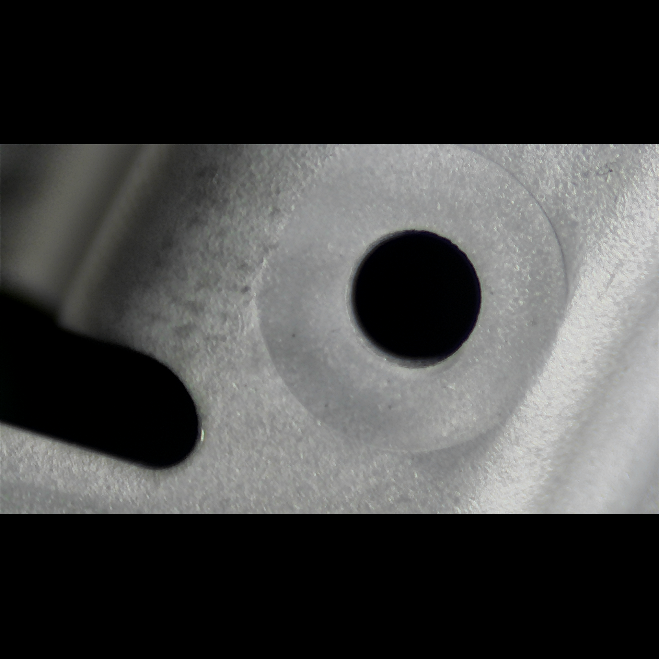
#> input picture master.png, 659 x 659 px, found by its file name
$ python compare.py   (older library calls are emulated)
#> lines starting #> are read from the running program, lines starting #| are printed output that depends on the picture; after the words box and inside, x2 and y2 are one past the last pixel; in counts of white or black regions, pixels touching at a corner belong together
import cv2
import numpy as np
import os
import json
import csv
import tkinter as tk
from tkinter import simpledialog, messagebox
import sys
import time
from datetime import datetime
from collections import deque

class VisionInspector:
    def __init__(self, master_path):
#> called with master_path = 'C:\\VisionMaster\\master.png'
        self.path = r'C:\VisionMaster'
        self.log_path = os.path.join(self.path, 'NG_Log')
        self.csv_path = os.path.join(self.path, 'inspect_log.csv')
        self.master_path = master_path
        self.config_file = os.path.join(self.path, 'config.json')

        for p in [self.path, self.log_path]:
            if not os.path.exists(p): os.makedirs(p)

        self.img_m = cv2.imread(master_path)
#> self.img_m is the input picture: shape (659, 659, 3); mean B, G, R 66, 66.7, 66.2
        if self.img_m is None: self.img_m = np.zeros((1080, 1920, 3), dtype=np.uint8)

        self.roi_list = []
        self.th_match = 90.0
        self.gain_val = 0
        self.cam_params = {
            "gain": 0.0,
            "exposure": -6.0,
            "brightness": 128.0,
            "contrast": 32.0,
            "saturation": 64.0,
            "wb_temperature": 4500.0,
            "auto_exposure": False,
            "auto_wb": True,
        }
        self.draw_mode = 0
        self.load_config()
#> (reads config.json from the repository)
        self.cam_index = self._select_camera_index()
        self.cap = self._init_camera(self.cam_index)
        self.apply_camera_params(save=False)
        self.cam_param_ui = None

        self.is_dragging = False
        self.start_point = (0, 0); self.curr_point = (0, 0)
        self.inspection_mode = False
        self.inspect_triggered = False
        self.last_result = None
        self.last_result_time = 0.0
        self.result_hold_sec = 2.0
        self.display_scale = (1.0, 1.0)
        self.roi_offsets = {}
        self.track_margin = 30
        self.track_min_score = 0.45
        self.last_ng_time = 0
        self.frame_buffer = deque(maxlen=5)

        self.CLR = {'bg': (30, 30, 30), 'btn_default': (70, 70, 70), 'btn_active': (0, 150, 0),
                'btn_reset': (60, 60, 180), 'ok': (0, 220, 0), 'ng': (0, 0, 255),
                'guide': (255, 255, 0), 'master': (200, 100, 0), 'thresh': (100, 100, 200),
                'warn': (0, 200, 200)}

    def _select_camera_index(self):
        available = []
        for i in [0, 1, 2, 3]:
            cap = cv2.VideoCapture(i, cv2.CAP_DSHOW)
            if cap.isOpened():
                available.append(i)
                cap.release()
        if not available:
            return 0
        if len(available) == 1:
            return available[0]
        root = tk.Tk(); root.withdraw()
        msg = "사용할 카메라 번호를 선택하세요. 사용 가능: " + ", ".join(map(str, available))
        idx = simpledialog.askinteger("Camera Select", msg, initialvalue=available[0])
        root.destroy()
        return idx if idx in available else available[0]

    def _init_camera(self, index):
        cap = cv2.VideoCapture(index, cv2.CAP_DSHOW)
        if cap.isOpened():
            cap.set(cv2.CAP_PROP_FRAME_WIDTH, 1920); cap.set(cv2.CAP_PROP_FRAME_HEIGHT, 1080)
            return cap
        return None

    def _set_prop_checked(self, prop_id, value, retries=2):
#> called with prop_id = 21, value = 0.25, retries = 2
        if self.cap is None or not self.cap.isOpened():
            return False, None
        ok = False
        read_val = None
        for _ in range(retries):
            ok = bool(self.cap.set(prop_id, value))
            time.sleep(0.03)
            read_val = self.cap.get(prop_id)
            if ok:
                break
        return ok, read_val

    # [13 lines left out: function read_camera_params, not called in this run]

    def apply_camera_params(self, save=True):
        if self.cap is None or not self.cap.isOpened():
            return

        p = self.cam_params
        auto_exposure_val = 0.75 if p.get("auto_exposure", False) else 0.25
        auto_wb_val = 1 if p.get("auto_wb", False) else 0

        self._set_prop_checked(cv2.CAP_PROP_AUTO_EXPOSURE, auto_exposure_val)
        if not p.get("auto_exposure", False):
            self._set_prop_checked(cv2.CAP_PROP_EXPOSURE, float(p.get("exposure", -6.0)), retries=3)

        self._set_prop_checked(cv2.CAP_PROP_GAIN, float(p.get("gain", 0.0)), retries=3)
        self._set_prop_checked(cv2.CAP_PROP_BRIGHTNESS, float(p.get("brightness", 128.0)), retries=3)
        self._set_prop_checked(cv2.CAP_PROP_CONTRAST, float(p.get("contrast", 32.0)), retries=3)
        self._set_prop_checked(cv2.CAP_PROP_SATURATION, float(p.get("saturation", 64.0)), retries=3)

        self._set_prop_checked(cv2.CAP_PROP_AUTO_WB, auto_wb_val)
        if not p.get("auto_wb", False):
            self._set_prop_checked(cv2.CAP_PROP_WB_TEMPERATURE, float(p.get("wb_temperature", 4500.0)), retries=3)

        self.gain_val = float(p.get("gain", 0.0))
        if save:
            self.save_config()

    # [198 lines left out: functions reset_camera_params_to_default, open_camera_param_window, not called in this run]

    def _process_camera_param_window(self):
        if self.cam_param_ui is None:
            return
        root = self.cam_param_ui.get("root")
        if root is None:
            self.cam_param_ui = None
            return
        try:
            root.update_idletasks()
            root.update()
        except tk.TclError:
            self.cam_param_ui = None

    # [101 lines left out: functions get_match_score, save_ng_image, _append_result_csv, _clamp_roi, not called in this run]

    def _reset_tracking(self):
        self.roi_offsets = {i: (0, 0) for i in range(len(self.roi_list))}

    # [48 lines left out: function _track_roi, not called in this run]

    def run(self):
        win_name = "VISION MASTER PRO v4.5"
        cv2.namedWindow(win_name, cv2.WINDOW_NORMAL); cv2.setMouseCallback(win_name, self.on_mouse)

        while True:
            self._process_camera_param_window()
            ret, frame_raw = self.cap.read()
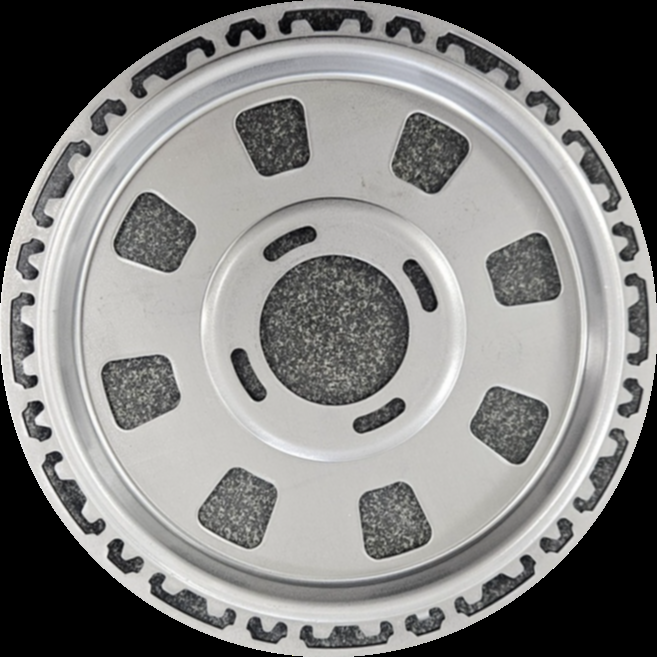
#> input picture test.png, 657 x 657 px, given in place of the camera
#> frame_raw is the input picture: shape (657, 657, 3); mean B, G, R 127, 128.4, 129
            if not ret: break
            self.frame_buffer.append(frame_raw)
            if len(self.frame_buffer) > 1:
                frame_raw = np.mean(np.stack(self.frame_buffer, axis=0), axis=0).astype(np.uint8)
            h_m, w_m = self.img_m.shape[:2]
#> h_m = 659; w_m = 659
            aspect = frame_raw.shape[1] / frame_raw.shape[0]
#> aspect = 1
            nw, nh = w_m, int(w_m / aspect)
#> nw = 659; nh = 659
            resized_cam = cv2.resize(frame_raw, (nw, nh))
            canvas_cam = np.zeros((h_m, w_m, 3), dtype=np.uint8)
            yo, xo = (h_m - nh) // 2, (w_m - nw) // 2
#> yo = 0; xo = 0
            canvas_cam[yo:yo+nh, xo:xo+nw] = resized_cam; self.last_canvas = canvas_cam.copy()

            main_view = np.hstack((self.img_m.copy(), canvas_cam))
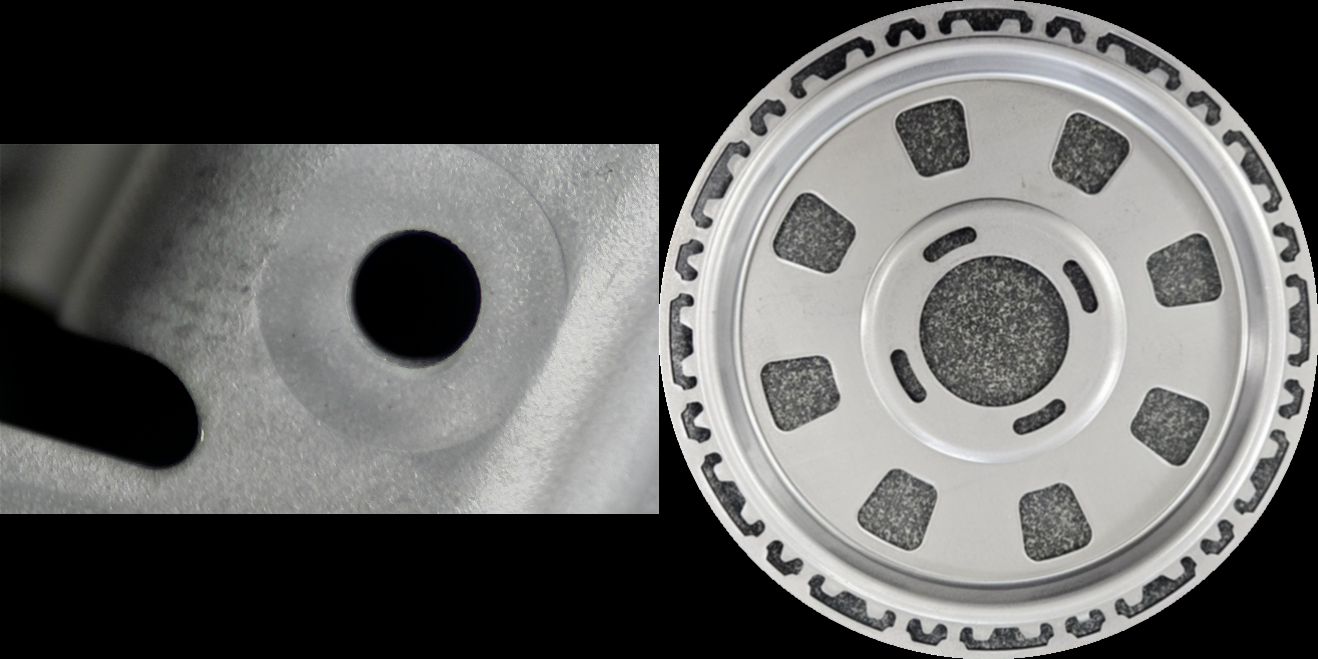
#> main_view: shape (659, 1318, 3); mean B, G, R 96.4, 97.5, 97.5
            status_bar = np.zeros((40, main_view.shape[1], 3), dtype=np.uint8)
            cv2.putText(status_bar, f"MATCH-TH: {self.th_match}% | LOG: {self.log_path}", (20, 27), 0, 0.4, (220, 220, 220), 1, cv2.LINE_AA)
            if self.last_result and (time.time() - self.last_result_time) <= self.result_hold_sec:
                r_text, r_color = self.last_result
                cv2.putText(status_bar, f"RESULT: {r_text}", (980, 27), 0, 0.5, r_color, 2, cv2.LINE_AA)
            main_view = np.vstack((status_bar, main_view))
#> main_view: shape (699, 1318, 3)

            # 1. 드래그 중일 때 참조라인 실시간 표시
            if self.is_dragging:
                sx, sy = self.start_point; cx, cy = self.curr_point
                if self.draw_mode == 0:
                    cv2.rectangle(main_view, (sx, sy+40), (cx, cy+40), self.CLR['guide'], 1)
                else:
                    r = int(np.sqrt((sx-cx)**2 + (sy-cy)**2))
                    cv2.circle(main_view, (sx, sy+40), r, self.CLR['guide'], 1)

            do_inspect = self.inspection_mode or self.inspect_triggered
            inspect_result_text = None
            has_ng = False
            for i, (rx, ry, rw, rh, rt) in enumerate(self.roi_list):
                oy = 40
                if rt == 0: cv2.rectangle(main_view, (rx, ry+oy), (rx+rw, ry+rh+oy), self.CLR['guide'], 1)
                else: cv2.circle(main_view, (rx+rw//2, ry+rh//2+oy), rw//2, self.CLR['guide'], 1)

                if do_inspect:
                    tx, ty = self._track_roi(i, canvas_cam, rx, ry, rw, rh)
                    m_roi = self.img_m[ry:ry+rh, rx:rx+rw]
                    t_roi = canvas_cam[ty:ty+rh, tx:tx+rw]
                    if m_roi.size == 0 or t_roi.size == 0 or m_roi.shape[:2] != t_roi.shape[:2]:
                        continue

                    s_match = self.get_match_score(m_roi, t_roi, rt)
                    is_ok = s_match >= self.th_match
                    if not is_ok: has_ng = True

                    ex, ey = tx + w_m, ty + oy
                    color = self.CLR['ok'] if is_ok else self.CLR['ng']
                    if rt == 0: cv2.rectangle(main_view, (ex, ey), (ex+rw, ey+rh), color, 2)
                    else: cv2.circle(main_view, (ex+rw//2, ey+rh//2), rw//2, color, 2)

                    cv2.putText(main_view, f"MATCH:{s_match:.0f}%", (ex, ey-10), 0, 0.35, color, 1)
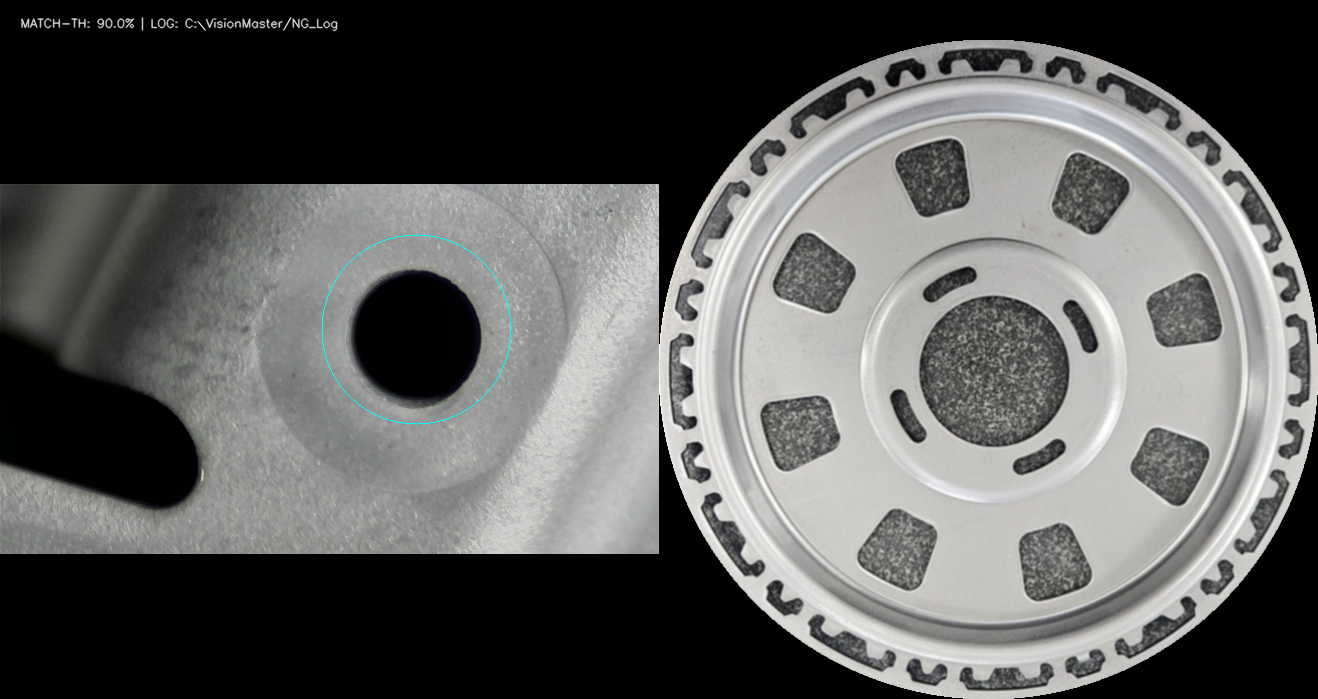
#> main_view: shape (699, 1318, 3); mean B, G, R 91.2, 92.2, 92.1

            if self.inspect_triggered and self.roi_list:
                result_text = "NG" if has_ng else "OK"
                result_color = self.CLR['ng'] if has_ng else self.CLR['ok']
                self.last_result = (result_text, result_color)
                self.last_result_time = time.time()
                inspect_result_text = result_text
            elif self.inspect_triggered and not self.roi_list:
                self.last_result = ("NO ROI", self.CLR['warn'])
                self.last_result_time = time.time()
                inspect_result_text = "NO ROI"

            if self.inspection_mode and has_ng: self.save_ng_image(canvas_cam)

            btn_bar = np.zeros((80, main_view.shape[1], 3), dtype=np.uint8)
            btn_bar[:] = self.CLR['bg']
            self._draw_button(btn_bar, 10, 80, "RESET", self.CLR['btn_reset'])
#> in _draw_button, `cv2.rectangle(bar, (x1, 10), (x2, 60), color, -1, cv2.LINE_AA)`:
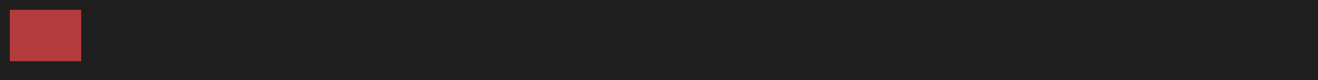
#> bar: shape (80, 1318, 3); mean of channels 0, 1, 2 31, 31, 35.2; drawn as B, G, R
#> in _draw_button, `(tw, th), _ = cv2.getTextSize(text, 0, 0.35, 1)`: tw = 34; th = 8
            self._draw_button(btn_bar, 90, 160, "RECT", (180, 90, 0), active=(self.draw_mode==0))
            self._draw_button(btn_bar, 170, 240, "CIRCLE", (0, 130, 180), active=(self.draw_mode==1))
            self._draw_button(btn_bar, 250, 360, "SET MASTER", self.CLR['master'])
            self._draw_button(btn_bar, 370, 480, "MATCH TH", self.CLR['thresh'])
            self._draw_button(btn_bar, 490, 620, "CAM PARAM", (120, 80, 180))
            self._draw_button(btn_bar, 630, 740, "INSPECT", (80, 120, 200))
            self._draw_button(btn_bar, 750, 850, "START", self.CLR['btn_active'] if self.inspection_mode else (70, 70, 70))
#> in _draw_button (call 8), `(tw, th), _ = cv2.getTextSize(text, 0, 0.35, 1)`: tw = 33
#> in _draw_button (call 8), `cv2.putText(bar, text, (x1 + (x2-x1-tw)//2, 40), 0, 0.35, (255, 255, 2..`:
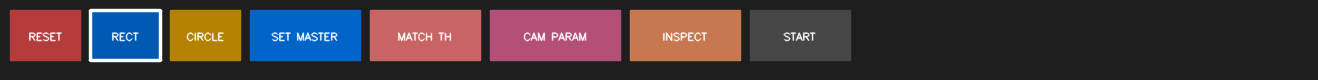
#> bar: shape (80, 1318, 3); mean of channels 0, 1, 2 61.3, 57.6, 71.2; drawn as B, G, R
            self._draw_button(btn_bar, main_view.shape[1]-100, main_view.shape[1]-10, "EXIT", (50, 50, 50))
#> in _draw_button (call 9), `cv2.rectangle(bar, (x1, 10), (x2, 60), color, -1, cv2.LINE_AA)`: bar: shape (80, 1318, 3); 4.67% of pixels changed, all inside (x1, y1, x2, y2) = (1217, 9, 1310, 62)
#> in _draw_button (call 9), `(tw, th), _ = cv2.getTextSize(text, 0, 0.35, 1)`: tw = 23
#> in _draw_button (call 9), `cv2.putText(bar, text, (x1 + (x2-x1-tw)//2, 40), 0, 0.35, (255, 255, 2..`:
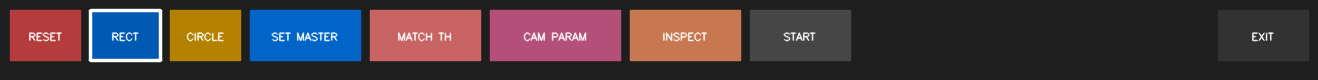
#> bar: shape (80, 1318, 3); mean of channels 0, 1, 2 62.4, 58.6, 72.2; drawn as B, G, R

            if self.inspect_triggered:
                if inspect_result_text:
                    self._append_result_csv(inspect_result_text)
                self.inspect_triggered = False

            base_frame = np.vstack((main_view, btn_bar))
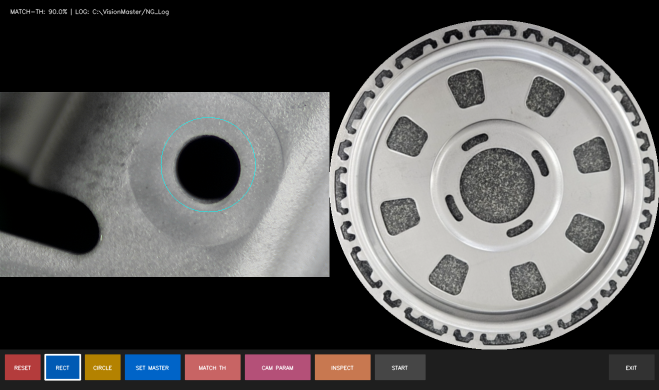
#> base_frame: shape (779, 1318, 3) (shown at 1/2 size); mean B, G, R 88.2, 88.7, 90
            try:
                _, _, win_w, win_h = cv2.getWindowImageRect(win_name)
#> win_w = -1; win_h = -1
            except:
                win_w, win_h = base_frame.shape[1], base_frame.shape[0]
            if win_w > 0 and win_h > 0 and (win_w != base_frame.shape[1] or win_h != base_frame.shape[0]):
                self.display_scale = (win_w / base_frame.shape[1], win_h / base_frame.shape[0])
                disp_frame = cv2.resize(base_frame, (win_w, win_h), interpolation=cv2.INTER_LINEAR)
            else:
                self.display_scale = (1.0, 1.0)
                disp_frame = base_frame

            cv2.imshow(win_name, disp_frame)
            if cv2.waitKey(1) == 27: break
#> (key Esc is pressed here)
        self.cap.release(); cv2.destroyAllWindows()

    def load_config(self):
        if os.path.exists(self.config_file):
            with open(self.config_file, 'r', encoding='utf-8') as f:
                data = json.load(f)
                self.th_match = data.get("th_match", 90.0)
                self.roi_list = [tuple(r) for r in data.get("roi_list", [])]
                self.gain_val = data.get("gain", 0)
                loaded_cam = data.get("cam_params", {})
                self.cam_params.update({
                    "gain": float(loaded_cam.get("gain", self.gain_val)),
                    "exposure": float(loaded_cam.get("exposure", -6.0)),
                    "brightness": float(loaded_cam.get("brightness", 128.0)),
                    "contrast": float(loaded_cam.get("contrast", 32.0)),
                    "saturation": float(loaded_cam.get("saturation", 64.0)),
                    "wb_temperature": float(loaded_cam.get("wb_temperature", 4500.0)),
                    "auto_exposure": bool(loaded_cam.get("auto_exposure", False)),
                    "auto_wb": bool(loaded_cam.get("auto_wb", True)),
                })
        else:
            self.cam_params["gain"] = float(self.gain_val)

    # [8 lines left out: function save_config, not called in this run]

    def _draw_button(self, bar, x1, x2, text, color, active=False):
        cv2.rectangle(bar, (x1, 10), (x2, 60), color, -1, cv2.LINE_AA)
        if active: cv2.rectangle(bar, (x1, 10), (x2, 60), (255, 255, 255), 2, cv2.LINE_AA)
        (tw, th), _ = cv2.getTextSize(text, 0, 0.35, 1)
        cv2.putText(bar, text, (x1 + (x2-x1-tw)//2, 40), 0, 0.35, (255, 255, 255), 1, cv2.LINE_AA)

    # [51 lines left out: functions on_mouse, _handle_btns, not called in this run]

if __name__ == "__main__":
    inspector = VisionInspector(r'C:\VisionMaster\master.png')
    inspector.run()
